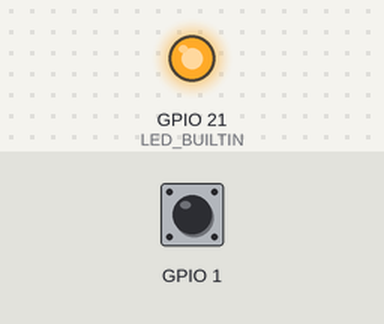
A sketch run on a simulated Seeed XIAO ESP32-S3. Shown: output pins drawn as LEDs (lit = HIGH). Inputs (shaded band) come from the test bench; at power-on: GPIO 1 HIGH. WiFi joins after 1.5 s; servers stay silent unless stated; uploads are accepted with an empty reply; the camera gives no picture; what the sketch prints to the serial monitor is not drawn.

Above: at 0.1 s.
At 1.6 s:
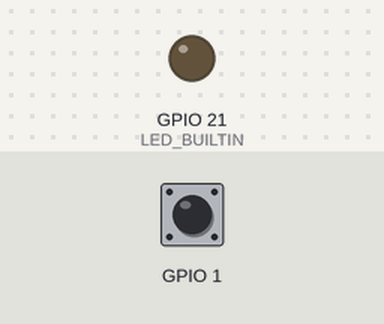
Timing chart, 0 to 3.3 s (numbered marks = the images above):
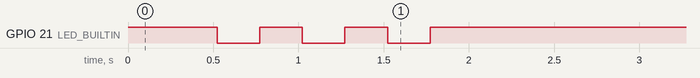

The sketch:

XiaoSupabase.ino
```cpp
// Seeed Studio XIAO ESP32-S3 <-> Supabase (works from outside the LAN).
// - Reads `led` from table device_state (id = 'xiao') and drives the user LED (GPIO21).
// - Writes touch sensor (D0 = GPIO1, T1) state and the board's LAN IP back to the same row.
// - Streams the Sense camera on the local network: http://<board IP>/ (MJPEG on port 81).
// Build with PSRAM=opi.
#include <WiFi.h>
#include <WiFiClientSecure.h>
#include <HTTPClient.h>
#include "esp_camera.h"
#include "esp_http_server.h"

const char* WIFI_SSID = "YOUR_WIFI_SSID";  // ESP32-S3 supports 2.4 GHz only
const char* WIFI_PASS = "YOUR_WIFI_PASSWORD";

const char* SUPABASE_URL = "https://ulvsjlyfmadkiqauwpik.supabase.co";
const char* SUPABASE_KEY = "sb_publishable_NmGyXMXaqLYfJMfHGSffWg_3kAxmurA";
const char* DEVICE_ID = "xiao";

const int TOUCH_PIN = T1;  // D0
WiFiClientSecure tls;
bool ledOn = false;
bool touched = false;
bool lastSentTouched = false;
uint32_t baseline = 0;
uint32_t touchValue = 0;
unsigned long lastPoll = 0;
unsigned long lastPush = 0;

// XIAO ESP32-S3 Sense camera pins.
camera_config_t cameraConfig() {
  camera_config_t c = {};
  c.pin_pwdn = -1;
  c.pin_reset = -1;
  c.pin_xclk = 10;
  c.pin_sccb_sda = 40;
  c.pin_sccb_scl = 39;
  c.pin_d7 = 48;
  c.pin_d6 = 11;
  c.pin_d5 = 12;
  c.pin_d4 = 14;
  c.pin_d3 = 16;
  c.pin_d2 = 18;
  c.pin_d1 = 17;
  c.pin_d0 = 15;
  c.pin_vsync = 38;
  c.pin_href = 47;
  c.pin_pclk = 13;
  c.xclk_freq_hz = 20000000;
  c.ledc_timer = LEDC_TIMER_0;
  c.ledc_channel = LEDC_CHANNEL_0;
  c.pixel_format = PIXFORMAT_JPEG;
  c.frame_size = FRAMESIZE_VGA;
  c.jpeg_quality = 12;
  c.fb_count = 2;
  c.fb_location = CAMERA_FB_IN_PSRAM;
  c.grab_mode = CAMERA_GRAB_LATEST;
  return c;
}

bool cameraOk = false;
esp_err_t cameraErr = ESP_OK;

const char CAM_PAGE[] = R"HTML(<!doctype html>
<html lang="ko"><head><meta charset="utf-8">
<meta name="viewport" content="width=device-width,initial-scale=1">
<title>XIAO 카메라</title>
<style>
body{margin:0;background:#111318;color:#e8eaed;font-family:system-ui,sans-serif;text-align:center}
main{max-width:720px;margin:0 auto;padding:16px}
img{width:100%;border-radius:12px;background:#000;aspect-ratio:4/3}
p{color:#9aa0a6;font-size:14px}
</style></head><body><main>
<h1>XIAO 카메라</h1>
<img id="cam" alt="camera stream">
<p>같은 와이파이에서만 보여요.</p>
</main><script>
cam.src = location.protocol + '//' + location.hostname + ':81/stream';
</script></body></html>)HTML";

esp_err_t pageHandler(httpd_req_t* req) {
  if (!cameraOk) {
    char msg[96];
    snprintf(msg, sizeof(msg), "camera init failed: 0x%x (psram %s)", cameraErr, psramFound() ? "ok" : "missing");
    httpd_resp_set_type(req, "text/plain");
    return httpd_resp_send(req, msg, HTTPD_RESP_USE_STRLEN);
  }
  httpd_resp_set_type(req, "text/html; charset=utf-8");
  return httpd_resp_send(req, CAM_PAGE, HTTPD_RESP_USE_STRLEN);
}

esp_err_t streamHandler(httpd_req_t* req) {
  static const char* BOUNDARY = "frame";
  httpd_resp_set_type(req, "multipart/x-mixed-replace;boundary=frame");
  httpd_resp_set_hdr(req, "Access-Control-Allow-Origin", "*");
  char part[64];
  while (true) {
    camera_fb_t* fb = esp_camera_fb_get();
    if (!fb) return ESP_FAIL;
    int n = snprintf(part, sizeof(part), "\r\n--%s\r\nContent-Type: image/jpeg\r\nContent-Length: %u\r\n\r\n",
                     BOUNDARY, fb->len);
    esp_err_t res = httpd_resp_send_chunk(req, part, n);
    if (res == ESP_OK) res = httpd_resp_send_chunk(req, (const char*)fb->buf, fb->len);
    esp_camera_fb_return(fb);
    if (res != ESP_OK) return res;  // client closed the page
  }
}

void startCameraServer() {
  httpd_config_t cfg = HTTPD_DEFAULT_CONFIG();
  httpd_handle_t page = nullptr;
  httpd_uri_t pageUri = { .uri = "/", .method = HTTP_GET, .handler = pageHandler, .user_ctx = nullptr };
  if (httpd_start(&page, &cfg) == ESP_OK) httpd_register_uri_handler(page, &pageUri);

  // Stream on its own server/port so a long-lived stream doesn't block the page.
  cfg.server_port = 81;
  cfg.ctrl_port += 1;
  httpd_handle_t stream = nullptr;
  httpd_uri_t streamUri = { .uri = "/stream", .method = HTTP_GET, .handler = streamHandler, .user_ctx = nullptr };
  if (httpd_start(&stream, &cfg) == ESP_OK) httpd_register_uri_handler(stream, &streamUri);
}

void updateLedPin() {
  digitalWrite(LED_BUILTIN, (ledOn || touched) ? LOW : HIGH);  // active-low
}

String rowUrl() {
  return String(SUPABASE_URL) + "/rest/v1/device_state?id=eq." + DEVICE_ID;
}

void addHeaders(HTTPClient& http) {
  http.addHeader("apikey", SUPABASE_KEY);
  http.addHeader("Authorization", String("Bearer ") + SUPABASE_KEY);
  http.addHeader("Content-Type", "application/json");
}

void pollLed() {
  HTTPClient http;
  http.begin(tls, rowUrl() + "&select=led");
  addHeaders(http);
  if (http.GET() == 200) {
    // Response looks like [{"led":true}]
    ledOn = http.getString().indexOf("true") >= 0;
  }
  http.end();
}

void pushTouch() {
  HTTPClient http;
  http.begin(tls, rowUrl());
  addHeaders(http);
  http.addHeader("Prefer", "return=minimal");
  char body[160];
  snprintf(body, sizeof(body), "{\"touched\":%s,\"touch_value\":%lu,\"ip\":\"%s\",\"camera\":%s,\"updated_at\":\"now\"}",
           touched ? "true" : "false", touchValue, WiFi.localIP().toString().c_str(), cameraOk ? "true" : "false");
  if (http.PATCH(body) / 100 == 2) lastSentTouched = touched;
  http.end();
  lastPush = millis();
}

void setup() {
  Serial.begin(115200);
  pinMode(LED_BUILTIN, OUTPUT);
  digitalWrite(LED_BUILTIN, HIGH);

  // Calibrate untouched value; don't touch D0 during boot.
  // First readings after init are garbage, so discard them.
  for (int i = 0; i < 10; i++) {
    touchRead(TOUCH_PIN);
    delay(20);
  }
  for (int i = 0; i < 16; i++) {
    baseline += touchRead(TOUCH_PIN);
    delay(20);
  }
  baseline /= 16;

  WiFi.mode(WIFI_STA);
  WiFi.begin(WIFI_SSID, WIFI_PASS);
  // Blink while connecting.
  while (WiFi.status() != WL_CONNECTED) {
    digitalWrite(LED_BUILTIN, !digitalRead(LED_BUILTIN));
    delay(250);
  }
  digitalWrite(LED_BUILTIN, HIGH);
  Serial.print("IP: ");
  Serial.println(WiFi.localIP());

  camera_config_t cam = cameraConfig();
  cameraErr = esp_camera_init(&cam);
  cameraOk = cameraErr == ESP_OK;
  startCameraServer();
  Serial.printf("camera: %s\n", cameraOk ? "ok" : "failed");

  tls.setInsecure();  // skip cert check to keep the sketch simple
  touchValue = touchRead(TOUCH_PIN);
  pushTouch();
}

void loop() {
  touchValue = touchRead(TOUCH_PIN);
  // Untouched noise is only ~±20, so a 5% rise is a reliable touch.
  touched = touchValue > baseline * 1.05;
  updateLedPin();

  // Send touch changes right away (plus a 5 s heartbeat); poll the LED command every 500 ms.
  if (touched != lastSentTouched || millis() - lastPush > 5000) pushTouch();
  if (millis() - lastPoll > 500) {
    lastPoll = millis();
    pollLed();
    updateLedPin();
  }
  delay(10);
}
```
